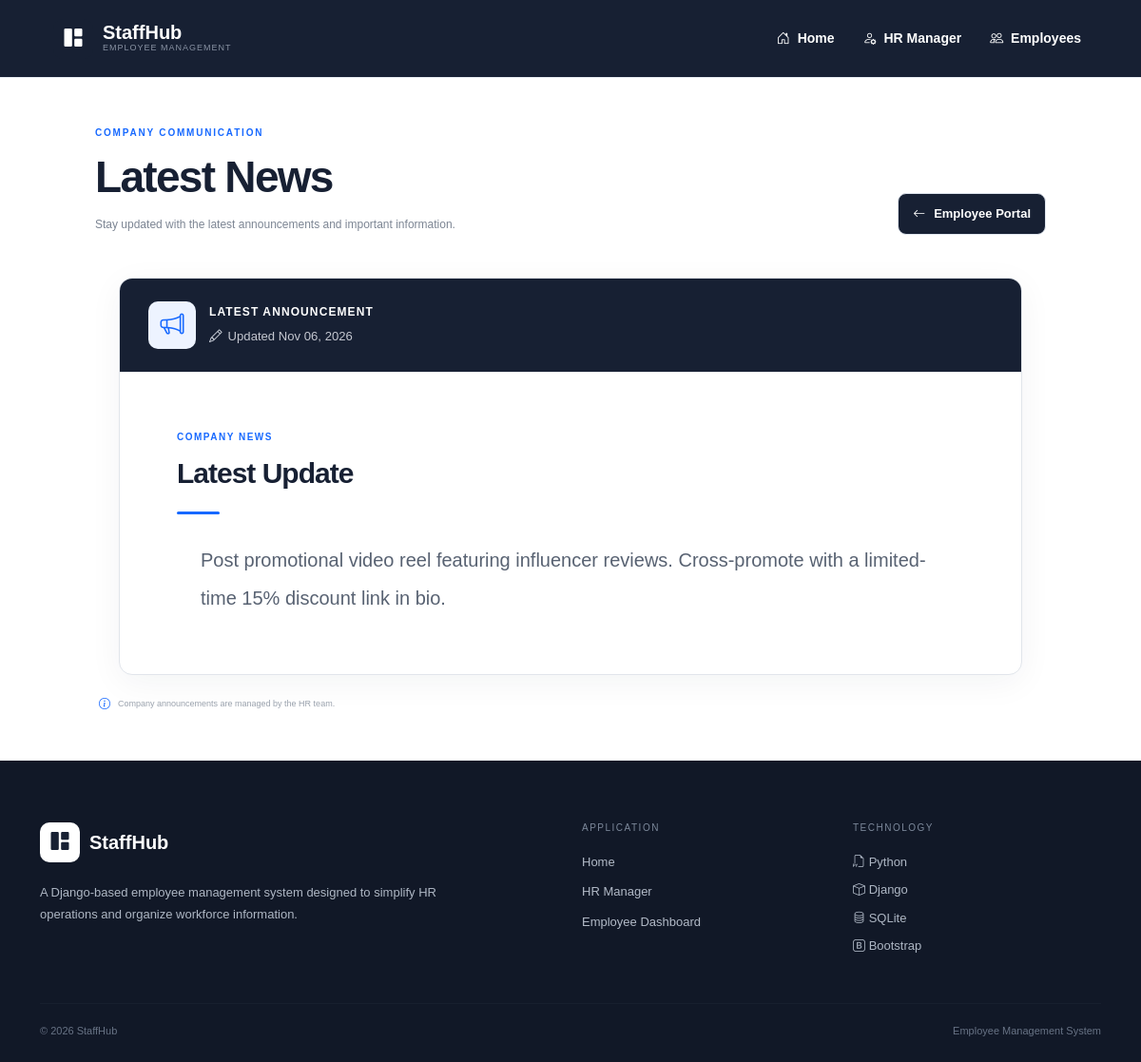
The page /news/ on the database as committed earlier.
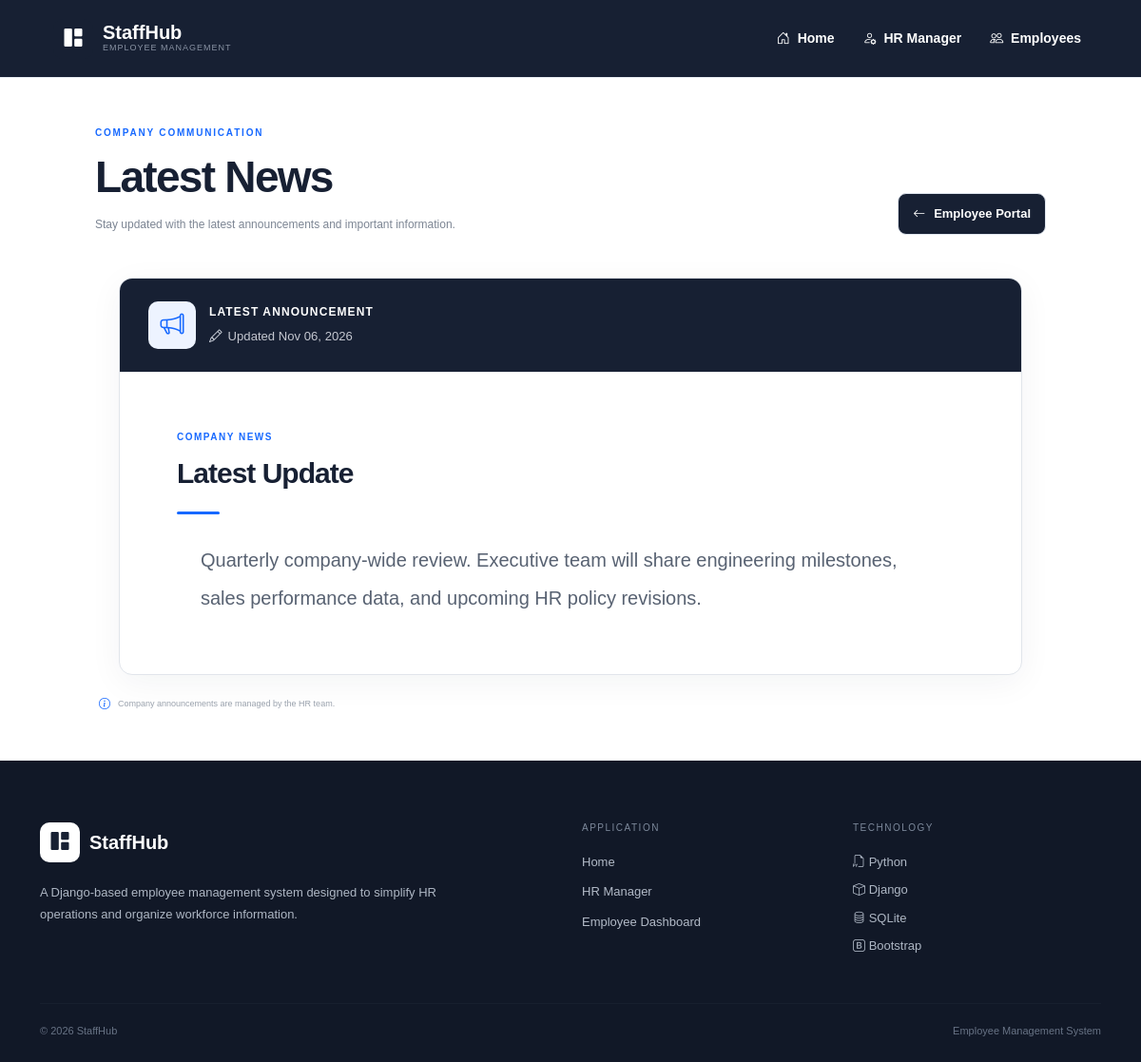
The same page on the database as committed later.
### empmngt/models.py (models this page shows)
class News(models.Model):
    Details = models.TextField()
    created_at = models.DateTimeField(auto_now_add=True)
    updated_at = models.DateTimeField(auto_now=True)
    is_edited = models.BooleanField(default=False)

### empmngt/views.py (the view)
# urls.py: path('news/', views.news),
def news(request):
    data = News.objects.last()
    return render(request, 'empmngt/news.html', {'d': data})

### empmngt/middle.py (called while the page is built)
    def __call__(self, request):
        response = self.get_response(request)
        if response.status_code == 404:
            return render(request, 'empmngt/technical_issue.html', status=404)
        return response

### templates/empmngt/news.html (shortened to what this page needs)
{% extends "empmngt/navbar.html" %}
{% load static %}
{% block nav_block %}
<section class="news-detail-page">
<div class="news-detail-header">
    <div>
        <span class="news-eyebrow">COMPANY COMMUNICATION</span>
        <h1>Latest News</h1>
        <p>
            Stay updated with the latest announcements and important information.
        </p>
    </div>
    {%if user.is_staff%}
        <a href="/hrmanager" class="back-link">
            <i class="bi bi-arrow-left"></i>
            HR Portal
        </a>
        {%else%}
        <a href="/empdash" class="back-link">
            <i class="bi bi-arrow-left"></i>
            Employee Portal
        </a>
        {%endif%}
</div>
<article class="news-article">
    <div class="article-top">
        <div class="article-icon">
            <i class="bi bi-megaphone"></i>
        </div>
        <div>
            <span class="article-label">LATEST ANNOUNCEMENT</span>
            <div class="article-meta">
                {% if d.is_edited %}
                    <span>
                        <i class="bi bi-pencil"></i>
                        Updated {{ d.updated_at|date:"M d, Y" }}
                    </span>
                {% else %}
                    <span>
                        <i class="bi bi-calendar3"></i>
                        Published {{ d.created_at|date:"M d, Y" }}
                    </span>
                {% endif %}
            </div>
        </div>
    </div>
    <div class="article-content">
        <span class="article-small-title">COMPANY NEWS</span>
        <h2>Latest Update</h2>
        <div class="article-line"></div>
        {%if d %}
        <div class="article-details">
            {{ d.Details }}
        </div>
        {%endif%}
    </div>
</article>
<div class="news-page-footer">
    <div>
        <i class="bi bi-info-circle"></i>
        <span>
            Company announcements are managed by the HR team.
        </span>
    </div>
</div>
</section>
{% endblock %}

Rows that differ between the two databases and show on the page:
changed News: Details "Post promotional video reel featuring influencer reviews. Cross-promote with a limited-time 15% discount link in bio." → "Quarterly company-wide review. Executive team will share engineering milestones, sales performance data, and upcoming HR policy revisions."
